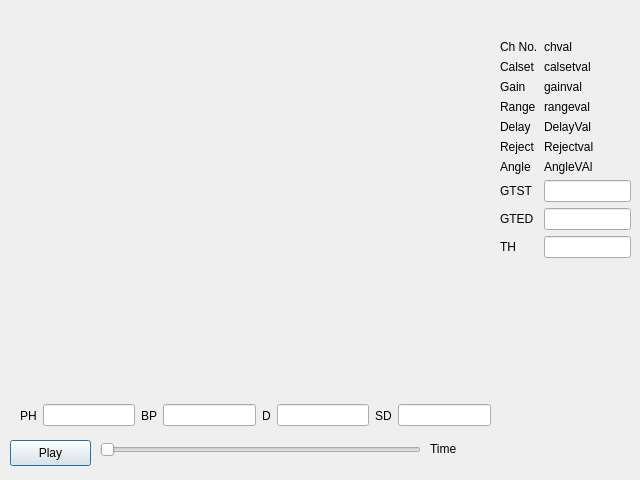
<?xml version="1.0" encoding="UTF-8"?>
<ui version="4.0">
 <class>viewLogData</class>
 <widget class="QDialog" name="viewLogData">
  <property name="geometry">
   <rect>
    <x>0</x>
    <y>0</y>
    <width>640</width>
    <height>480</height>
   </rect>
  </property>
  <property name="windowTitle">
   <string>Dialog</string>
  </property>
  <widget class="QLabel" name="label_Time">
   <property name="geometry">
    <rect>
     <x>430</x>
     <y>440</y>
     <width>81</width>
     <height>18</height>
    </rect>
   </property>
   <property name="text">
    <string>Time</string>
   </property>
  </widget>
  <widget class="QPushButton" name="btn_PlayPause">
   <property name="geometry">
    <rect>
     <x>10</x>
     <y>440</y>
     <width>81</width>
     <height>26</height>
    </rect>
   </property>
   <property name="text">
    <string>Play</string>
   </property>
  </widget>
  <widget class="QSlider" name="slider_Scrub">
   <property name="geometry">
    <rect>
     <x>100</x>
     <y>440</y>
     <width>321</width>
     <height>20</height>
    </rect>
   </property>
   <property name="orientation">
    <enum>Qt::Orientation::Horizontal</enum>
   </property>
  </widget>
  <widget class="QWidget" name="horizontalLayoutWidget">
   <property name="geometry">
    <rect>
     <x>20</x>
     <y>400</y>
     <width>471</width>
     <height>31</height>
    </rect>
   </property>
   <layout class="QHBoxLayout" name="horizontalLayout">
    <item>
     <widget class="QLabel" name="label">
      <property name="text">
       <string>PH</string>
      </property>
     </widget>
    </item>
    <item>
     <widget class="QLineEdit" name="lineEdit_PH"/>
    </item>
    <item>
     <widget class="QLabel" name="label_BP">
      <property name="text">
       <string>BP</string>
      </property>
     </widget>
    </item>
    <item>
     <widget class="QLineEdit" name="lineEdit"/>
    </item>
    <item>
     <widget class="QLabel" name="label_D">
      <property name="text">
       <string>D</string>
      </property>
     </widget>
    </item>
    <item>
     <widget class="QLineEdit" name="lineEdit_D"/>
    </item>
    <item>
     <widget class="QLabel" name="label_Sd">
      <property name="text">
       <string>SD</string>
      </property>
     </widget>
    </item>
    <item>
     <widget class="QLineEdit" name="lineEdit_SD"/>
    </item>
   </layout>
  </widget>
  <widget class="QCustomPlot" name="PLOT" native="true">
   <property name="geometry">
    <rect>
     <x>20</x>
     <y>20</y>
     <width>471</width>
     <height>371</height>
    </rect>
   </property>
  </widget>
  <widget class="QWidget" name="layoutWidget">
   <property name="geometry">
    <rect>
     <x>500</x>
     <y>40</y>
     <width>131</width>
     <height>261</height>
    </rect>
   </property>
   <layout class="QFormLayout" name="formLayout_2">
    <item row="0" column="0">
     <widget class="QLabel" name="label_ch">
      <property name="text">
       <string>Ch No.</string>
      </property>
     </widget>
    </item>
    <item row="0" column="1">
     <widget class="QLabel" name="label_chval">
      <property name="text">
       <string>chval</string>
      </property>
     </widget>
    </item>
    <item row="1" column="0">
     <widget class="QLabel" name="label_calset">
      <property name="text">
       <string>Calset</string>
      </property>
     </widget>
    </item>
    <item row="1" column="1">
     <widget class="QLabel" name="label_calsetval">
      <property name="text">
       <string>calsetval</string>
      </property>
     </widget>
    </item>
    <item row="2" column="0">
     <widget class="QLabel" name="label_gain">
      <property name="text">
       <string>Gain</string>
      </property>
     </widget>
    </item>
    <item row="2" column="1">
     <widget class="QLabel" name="label_gainval">
      <property name="text">
       <string>gainval</string>
      </property>
     </widget>
    </item>
    <item row="3" column="0">
     <widget class="QLabel" name="label_range">
      <property name="text">
       <string>Range</string>
      </property>
     </widget>
    </item>
    <item row="3" column="1">
     <widget class="QLabel" name="label_rangeval">
      <property name="text">
       <string>rangeval</string>
      </property>
     </widget>
    </item>
    <item row="4" column="0">
     <widget class="QLabel" name="label_Delay">
      <property name="text">
       <string>Delay</string>
      </property>
     </widget>
    </item>
    <item row="4" column="1">
     <widget class="QLabel" name="label_DelayVal">
      <property name="text">
       <string>DelayVal</string>
      </property>
     </widget>
    </item>
    <item row="5" column="0">
     <widget class="QLabel" name="label_Reject">
      <property name="text">
       <string>Reject</string>
      </property>
     </widget>
    </item>
    <item row="5" column="1">
     <widget class="QLabel" name="label_Rejectval">
      <property name="text">
       <string>Rejectval</string>
      </property>
     </widget>
    </item>
    <item row="6" column="0">
     <widget class="QLabel" name="label_Angle">
      <property name="text">
       <string>Angle</string>
      </property>
     </widget>
    </item>
    <item row="6" column="1">
     <widget class="QLabel" name="label_Angleval">
      <property name="text">
       <string>AngleVAl</string>
      </property>
     </widget>
    </item>
    <item row="7" column="0">
     <widget class="QLabel" name="label_GTST">
      <property name="text">
       <string>GTST</string>
      </property>
     </widget>
    </item>
    <item row="7" column="1">
     <widget class="QLineEdit" name="lineEdit_GTST">
      <property name="sizePolicy">
       <sizepolicy hsizetype="Minimum" vsizetype="Fixed">
        <horstretch>0</horstretch>
        <verstretch>0</verstretch>
       </sizepolicy>
      </property>
      <property name="minimumSize">
       <size>
        <width>40</width>
        <height>0</height>
       </size>
      </property>
     </widget>
    </item>
    <item row="8" column="0">
     <widget class="QLabel" name="label_2">
      <property name="text">
       <string>GTED</string>
      </property>
     </widget>
    </item>
    <item row="8" column="1">
     <widget class="QLineEdit" name="lineEdit_GTED">
      <property name="sizePolicy">
       <sizepolicy hsizetype="Minimum" vsizetype="Fixed">
        <horstretch>0</horstretch>
        <verstretch>0</verstretch>
       </sizepolicy>
      </property>
     </widget>
    </item>
    <item row="9" column="0">
     <widget class="QLabel" name="label_TH">
      <property name="text">
       <string>TH</string>
      </property>
     </widget>
    </item>
    <item row="9" column="1">
     <widget class="QLineEdit" name="lineEdit_TH"/>
    </item>
   </layout>
  </widget>
 </widget>
 <customwidgets>
  <customwidget>
   <class>QCustomPlot</class>
   <extends>QWidget</extends>
   <header location="global">qcustomplot.h</header>
   <container>1</container>
  </customwidget>
 </customwidgets>
 <resources/>
 <connections/>
</ui>
